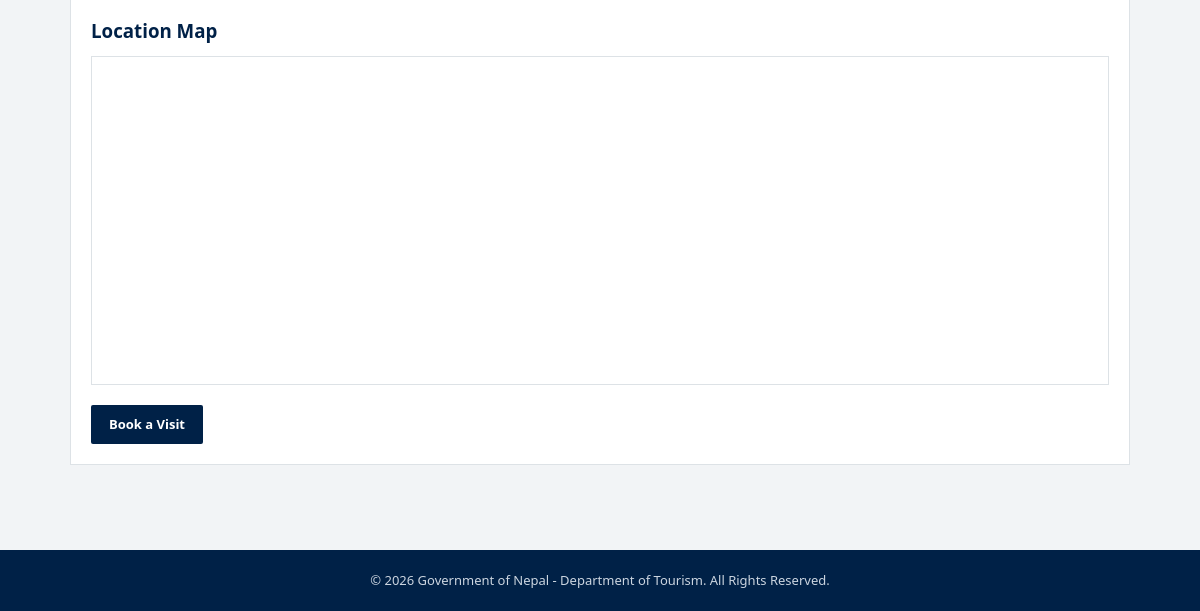
The page /destinations/1/ (lower part) on the database as committed earlier.
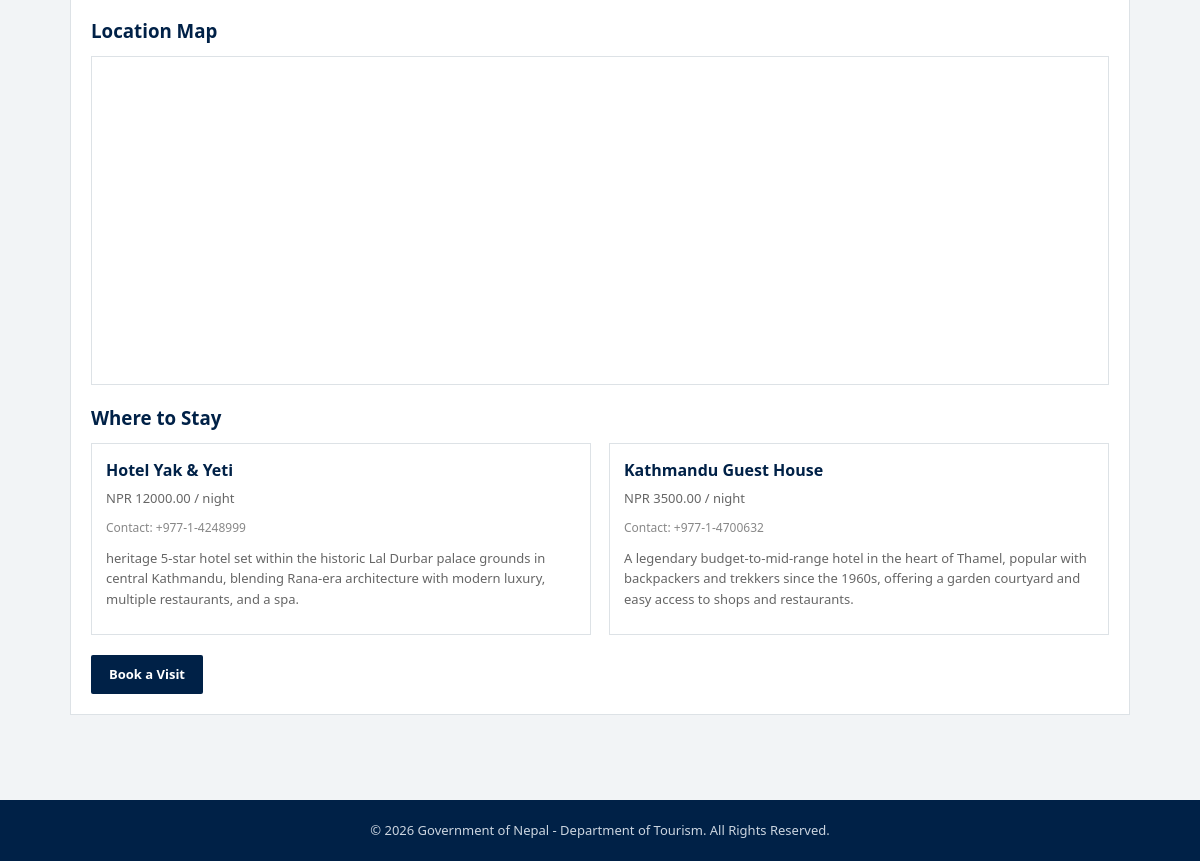
The same page on the database as committed later.
### destinations/models.py (models this page shows, shortened)
class Destination(models.Model):
    name = models.CharField(max_length=200)
    location = models.CharField(max_length=200)
    description = models.TextField()
    best_time_to_visit = models.CharField(max_length=200, blank=True)
    entry_information = models.TextField(blank=True)
    latitude = models.DecimalField(max_digits=9, decimal_places=6, blank=True, null=True)
    longitude = models.DecimalField(max_digits=9, decimal_places=6, blank=True, null=True)
    image = models.ImageField(upload_to='destinations/', blank=True, null=True)
    is_active = models.BooleanField(default=True)
    created_at = models.DateTimeField(auto_now_add=True)

class Hotel(models.Model):
    destination = models.ForeignKey(
        Destination, on_delete=models.CASCADE, related_name='hotels'
    )
    name = models.CharField(max_length=200)
    description = models.TextField(blank=True)
    price_per_night = models.DecimalField(max_digits=10, decimal_places=2)
    contact_number = models.CharField(max_length=20, blank=True)
    image = models.ImageField(upload_to='hotels/', blank=True, null=True)
    is_active = models.BooleanField(default=True)

### destinations/views.py (the view)
# urls.py: path('<int:pk>/', views.destination_detail_view, name='destination_detail'),
def destination_detail_view(request, pk):
    destination = get_object_or_404(Destination, pk=pk, is_active=True)
    return render(request, 'destinations/detail.html', {'destination': destination})

### bookings/context_processors.py (called while the page is built)
def notification_count(request):
    if request.user.is_authenticated:
        count = Booking.objects.filter(
            tourist=request.user, is_seen_by_tourist=False
        ).count()
        return {'unread_booking_count': count}
    return {'unread_booking_count': 0}

### templates/destinations/detail.html (shortened to what this page needs)
{% extends 'base.html' %}
{% block content %}
<div class="section">
    <div class="section-body">
        {% if destination.latitude and destination.longitude %}
            <h3 style="color:#002147; margin-top:18px;">Location Map</h3>
            <div style="margin-top:10px; border:1px solid #dde2e6;">
                <iframe
                    width="100%"
                    height="320"
                    style="border:0;"
                    loading="lazy"
                    src="https://maps.google.com/maps?q={{ destination.latitude }},{{ destination.longitude }}&z=13&output=embed">
                </iframe>
            </div>
        {% endif %}
        {% with destination.hotels.all as hotels %}
            {% if hotels %}
                <h3 style="color:#002147; margin-top:18px;">Where to Stay</h3>
                <div class="card-grid" style="margin-top:10px;">
                    {% for hotel in hotels %}
                        {% if hotel.is_active %}
                            <div class="dest-card">
                                <div class="dest-card-body">
                                    <h3>{{ hotel.name }}</h3>
                                    <p>NPR {{ hotel.price_per_night }} / night</p>
                                    {% if hotel.contact_number %}
                                        <p style="font-size:12px; color:#888;">Contact: {{ hotel.contact_number }}</p>
                                    {% endif %}
                                    {% if hotel.description %}
                                        <p style="font-size:13px; color:#666; margin-top:6px;">{{ hotel.description }}</p>
                                    {% endif %}
                                </div>
                            </div>
                        {% endif %}
                    {% endfor %}
                </div>
            {% endif %}
        {% endwith %}
        <div style="margin-top:20px;">
            <a href="{% url 'book_destination' destination.id %}" class="btn">Book a Visit</a>
        </div>
    </div>
</div>
{% endblock %}

### templates/base.html (shortened to what this page needs)
{% load static %}
<!DOCTYPE html>
<html lang="en">
<head>
    <link rel="stylesheet" href="{% static 'css/style.css' %}">
</head>
<body>
    <div class="page-container">
        {% block content %}{% endblock %}
    </div>
    <footer class="site-footer">
        &copy; {% now "Y" %} Government of Nepal - Department of Tourism. All Rights Reserved.
    </footer>
</body>
</html>

### static/css/style.css (style rules this page uses)
* { margin: 0; padding: 0; box-sizing: border-box; }
body { font-family: 'Segoe UI', Arial, Helvetica, sans-serif; background-color: #f2f4f6; color: #222; line-height: 1.6; }
a { text-decoration: none; color: inherit; }
.page-container { max-width: 1100px; margin: 0 auto; padding: 25px 20px 60px 20px; }
.section { background-color: #ffffff; border: 1px solid #dde2e6; margin-bottom: 25px; }
.section-body { padding: 20px; }
.card-grid { display: grid; grid-template-columns: repeat(auto-fit, minmax(230px, 1fr)); gap: 18px; }
.dest-card { border: 1px solid #dde2e6; background-color: #fff; overflow: hidden; transition: box-shadow 0.2s; }
.dest-card-body { padding: 14px; }
.dest-card-body h3 { color: #002147; font-size: 16px; margin-bottom: 4px; }
.dest-card-body p { font-size: 13px; color: #666; margin-bottom: 10px; }
.btn { display: inline-block; background-color: #002147; color: #fff !important; padding: 9px 18px; font-size: 13px; font-weight: 600; border-radius: 2px; }
.site-footer { background-color: #002147; color: #cbd5e0; text-align: center; padding: 20px; font-size: 13px; }

Rows that differ between the two databases and show on the page:
added Hotel: name "Hotel Yak & Yeti", price_per_night "12000.00", contact_number "+977-1-4248999", description "heritage 5-star hotel set within the historic Lal Durbar palace grounds in central Kathmandu, blending Rana-era architecture with modern luxury, multiple restaurants, and a spa."
added Hotel: name "Kathmandu Guest House", price_per_night "3500.00", contact_number "+977-1-4700632", description "A legendary budget-to-mid-range hotel in the heart of Thamel, popular with backpackers and trekkers since the 1960s, offering a garden courtyard and easy access to shops and restaurants."
Other text that changed with them:
text now shown: "Where to Stay"
